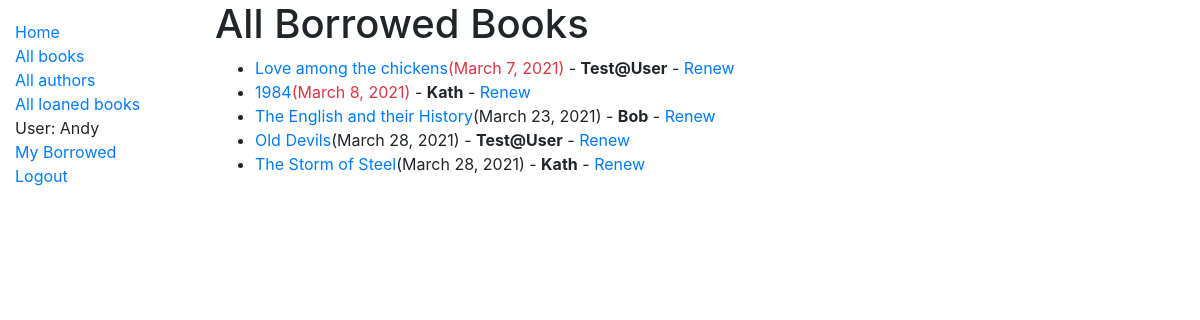
/catalogue/allloans/ (signed in), run on the app's committed database.
### catalogue/models.py (models this page shows, shortened)
class BookInstance(models.Model):
    id = models.UUIDField(primary_key=True, default=uuid.uuid4, help_text="Unique ID for this copy")
    book = models.ForeignKey('Book', on_delete=models.RESTRICT)
    language = models.ForeignKey('Language', on_delete=models.SET_NULL, null=True)
    imprint = models.CharField(max_length=200)
    due_back = models.DateField(null=True, blank=True)
    borrower = models.ForeignKey(User, on_delete=models.SET_NULL, null=True, blank=True)
    LOAN_STATUS = (
        ('m', 'maintenance'),
        ('o', 'on loan'),
        ('r', 'reserved'),
        ('a', 'available')
    )
    status = models.CharField(
        max_length = 1,
        choices=LOAN_STATUS,
        blank=True,
        default='m',
        help_text='Book availability')
    class Meta:
        ordering = ['due_back']
    @property
    def is_overdue(self):
        if self.due_back and date.today() > self.due_back:
            return True
        return False

class Book(models.Model):
    title = models.CharField(max_length=200)
    author = models.ForeignKey('Author', on_delete=models.SET_NULL, null=True)
    summary = models.TextField(max_length=1000, help_text="Please add a short description of the book")
    isbn = models.CharField('ISBN', max_length=13, unique=True, help_text='13 character ISBN number')
    genre = models.ManyToManyField(Genre, help_text='Select a genre for this book')
    def display_genre(self):
        """Create a string for the Genre. This is required to display genre in Admin."""
        return ', '.join(genre.name for genre in self.genre.all()[:3])
    display_genre.short_description = 'Genre'

### catalogue/views.py (the view)
# urls.py: path('allloans/', views.LoanedBooksAllUserListView.as_view(), name='all-borrowed'),
class LoanedBooksAllUserListView(PermissionRequiredMixin,generic.ListView):
    model = BookInstance
    permission_required = 'catalogue.can_mark_returned'
    template_name = 'catalogue/bookinstance_list_borrowed_all_users.html'
    paginate_by = 10
    def get_queryset(self):
        return BookInstance.objects.filter(status__exact='o').order_by('due_back')

### catalogue/templates/catalogue/bookinstance_list_borrowed_all_users.html
{% extends 'base_generic.html' %}
{% block content %}
    <h1>All Borrowed Books</h1>
    <ul>
    {% for book in bookinstance_list %}
        <li><a href="{{ book.get_absolute_url }}">{{ book.book.title }}</a><h8 class="{% if book.is_overdue %}text-danger{% endif %}">({{ book.due_back}})</h8> - <strong>{{ book.borrower}}</strong>
            {% if perms.catalog.can_mark_returned %}- <a href="{% url 'renew-book-librarian' book.id %}">Renew</a>  {% endif %}
        </li>
        {% endfor %}
    </ul>
{% endblock %}

### catalogue/templates/base_generic.html (shortened to what this page needs)
<!DOCTYPE html>
<html lang="en">
<head>
  <link rel="stylesheet" href="https://cdn.jsdelivr.net/npm/bootstrap@4.5.3/dist/css/bootstrap.min.css"
>
  {% load static %}
  <link rel="stylesheet" href="{% static 'css/styles.css' %}">
</head>
<body>
  <div class="container-fluid">
    <div class="row">
      <div class="col-sm-2">
        {% block sidebar %}
        <ul class="sidebar-nav">
          <li><a href="{% url 'index' %}">Home</a></li>
          <li><a href="{% url 'books' %}">All books</a></li>
          <li><a href="{% url 'authors' %}">All authors</a></li>
          {% if user.is_authenticated %}
            {% if user.is_superuser %}
            <li><a href="{% url 'all-borrowed' %}">All loaned books</a></li>
            {% endif %}
          <li>User: {{ user }}</li>
          <li><a href="{% url 'my-borrowed' %}">My Borrowed</a></li>
          <li><a href="{% url 'logout'%}?next={{request.path}}">Logout</a></li>
          {% else %}
          <li><a href="{% url 'login'%}?next={{request.path}}">Login</a></li>
          {% endif %}
        </ul>
        {% endblock %}
      </div>
      <div class="col-sm-10 ">{% block content %}{% endblock %}
      </div>
    </div>
  </div>
</body>
</html>

### catalogue/static/css/styles.css (style rules this page uses)
.sidebar-nav { margin-top: 20px; padding: 0; list-style: none; }

### data on the page
BookInstance: book "Love among the chickens", due_back "March 7, 2021", borrower "Test@User"
BookInstance: book "1984", due_back "March 8, 2021", borrower "Kath"
BookInstance: book "The English and their History", due_back "March 23, 2021", borrower "Bob"
BookInstance: book "Old Devils", due_back "March 28, 2021", borrower "Test@User"
BookInstance: book "The Storm of Steel", due_back "March 28, 2021", borrower "Kath"

### other printed values
{{ user }} "Andy"
